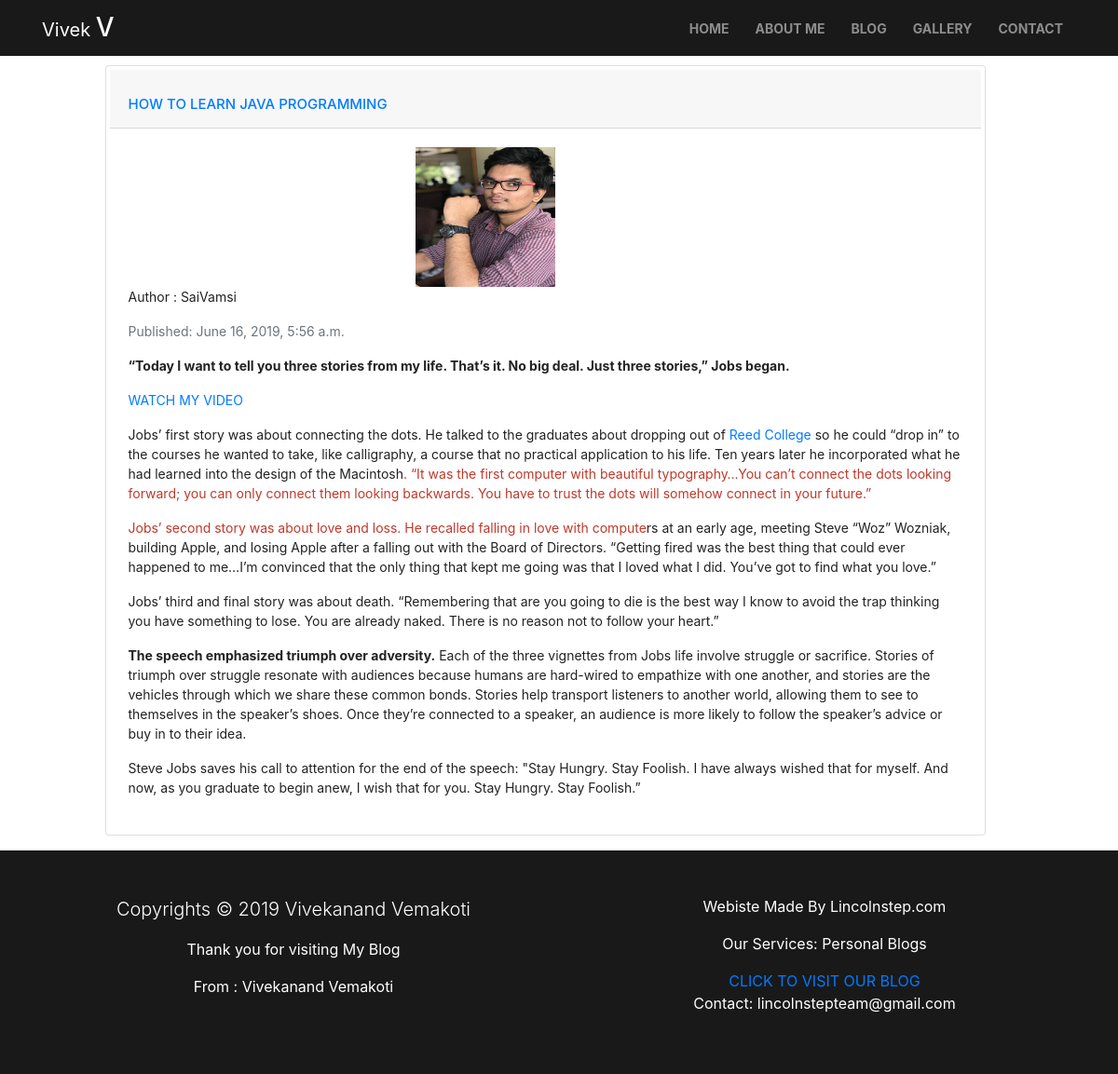
The page /post/10/ on the database its author committed.
### blog/models.py (models this page shows, shortened)
class Post(models.Model):
    author = models.ForeignKey(settings.AUTH_USER_MODEL, on_delete=models.CASCADE)
    title = models.CharField(max_length=200)
    text = RichTextField()
    created_date = models.DateTimeField(default=timezone.now)
    published_date = models.DateTimeField(blank=True, null=True)
    image = models.ImageField(upload_to='profile_pics',validators=[FileExtensionValidator(['jpg','gif','png'])],blank=True)

### blog/views.py (the view)
# urls.py: path('post/<int:pk>/', views.post_detail, name='post_detail'),
def post_detail(request, pk):
    post = get_object_or_404(Post, pk=pk)
    return render(request, 'blog/post_detail.html', {'post': post})

### blog/templates/blog/post_detail.html (shortened to what this page needs)
{% extends 'blog/base.html' %}
{% block navbg %}fullblog-navbar{% endblock %}
{% block homenav %} {% url 'home' %} {% endblock %}
{% block aboutnav %} {% url 'about' %} {% endblock %}
{% block blognav %} {% url 'post_list' %} {% endblock %}
{% block gallerynav %} {% url 'post_list' %} {% endblock %}
{% block content %}
<div class="row container-fluid" style="margin-top:70px;">
            <div class="col-lg-1 col-md-1"></div>
            <div class="col-lg-10 col-md-10 col-sm-12 col-12">
                        <div class="card mb-3 myposts p-1 bg-white rounded">
                            <h2 class="card-header bheading"><a href="{% url 'post_detail' pk=post.pk %}">{{ post.title|safe }}</a></h2>
                            <div class="card-body">
                                <div class="row">
                                    <div class="col-lg-4 col-md-4 col-sm-4 col-4"></div>
                                    <div class="col-lg-4 col-md-4 col-sm-4 col-4">
                                        {% if post.image %}
                                            <img class="img-responsive" src="{{ post.image.url }}">
                                        {% endif %}
                                    </div>
                                    <div class="col-lg-4 col-md-4 col-sm-4 col-4"></div>
                                    <div class="col-lg-12 col-md-12 col-sm-12 col-12 read">
                                        <p class="text-lead">Author : {{ post.author }}</p>
                                        {% if post.published_date %}
                                        <p class="mb-1 text-muted">Published: {{ post.published_date }}</p>
                                        {% endif %}
                                        <p class="card-text">{{ post.text|safe }}</p>
                                    </div>
                                </div>
                            </div>
                        </div>
            </div>
            <div class="col-lg-1 col-md-1"></div>
            </div>
            {% endblock %}

### blog/static/css/style.css (style rules this page uses)
body { overflow-x: hidden; }
@media (min-width:200px) { body { overflow-x: hidden; } }
@media (min-width:200px) { .myposts p { font-size: 12px; padding: 0px 0px; } }
@media (min-width:200px) { .myposts img { margin-top: 30px; width: 60px; height: 60px; } }
@media (min-width:200px) { .myposts > .bheading a { font-size: 14px !important; } }
@media (min-width:200px) { .myposts p { font-size: 12px !important; color: #222222; } }
@media (min-width: 576px) { body { overflow-x: hidden; } }
@media (min-width: 576px) { .myposts img { margin-top: 40px; width: 100px; height: 100px; } }
@media (min-width: 576px) { .myposts > .bheading a { font-size: 14px !important; } }
@media (min-width: 576px) { .myposts p { font-size: 12px !important; color: #222222; } }
@media (min-width:768px) { body { overflow-x: hidden; } }
@media (min-width:768px) { .myposts img { margin-top: 50px; width: 100px; height: 100px; } }
@media (min-width:768px) { .myposts > .bheading a { font-size: 20px !important; } }
@media (min-width:768px) { .myposts p { font-size: 16px !important; } }
@media (min-width:992px) { body { overflow-x: hidden; } }
@media (min-width:992px) { .myposts img { width: 150px; height: 150px; } }
@media (min-width:992px) { .myposts > .bheading a { font-size: 20px !important; } }
@media (min-width:992px) { .myposts p { font-size: 16px !important; } }
@media (min-width:1200px) { body { overflow-x: hidden; } }
@media (min-width:1200px) { .myposts img { width: 150px; height: 150px; } }
@media (min-width:1200px) { .myposts img { margin-top: 0px; height: 150px; width: 150px; } }
@media (min-width:1200px) { .myposts > .bheading a { font-size: 15px !important; } }
@media (min-width:1200px) { .myposts p { font-size: 14px !important; } }

### rows shown on the page
Post: title "HOW TO LEARN JAVA PROGRAMMING", image (picture), author "SaiVamsi", published_date "June 16, 2019, 5:56 a.m.", text "“Today I want to tell you three stories from my life. That’s it. No big deal. Just three stories,” Jobs began. WATCH MY VIDEO Jobs’ first story was about connecting the dots. He talked to the graduates about dropping out of Reed College so he could “drop in” to the courses he wanted to take, like calligraphy, a course that no practical application to his life. Ten years later he incorporated what he had learned into the design of the Macintosh . “It was the first computer with beautiful typography…You can’t connect the dots looking forward; you can only connect them looking backwards. You have to trust the dots will somehow connect in your future.” Jobs’ second story was about love and…"
